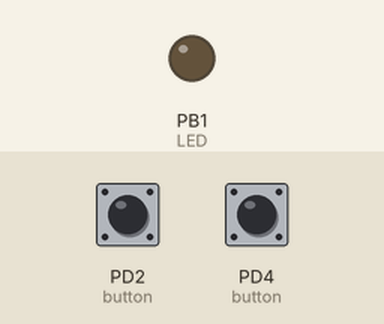
Simulated run of this program. Board: ATmega328P, built with avr-gcc and emulated at 16 MHz. Shown: output pins drawn as LEDs (lit = HIGH). Dashed ring = blinking. The inputs (shaded band) are chosen by the test bench; at power-on: PD4 (button) HIGH, PD2 (button) HIGH.

Above: at 1.2 s.
1.3 s: PD4 (button) pulled LOW for 0.15 s
At 3.2 s:
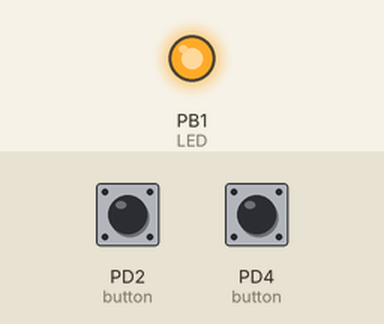
3.5 s: PD2 (button) pulled LOW for 0.15 s
At 4.8 s:
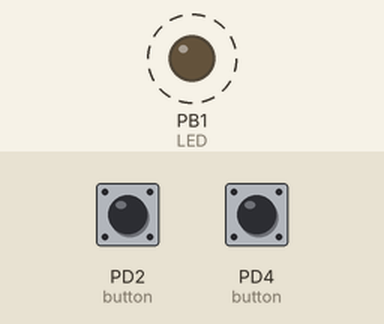
6.6 s: PD4 (button) pulled LOW for 1 s
At 8.2 s:
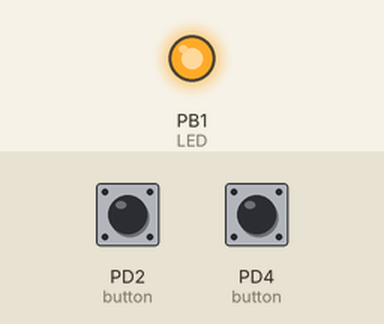
9.1 s: PD4 (button) pulled LOW for 3.2 s
At 11.7 s:
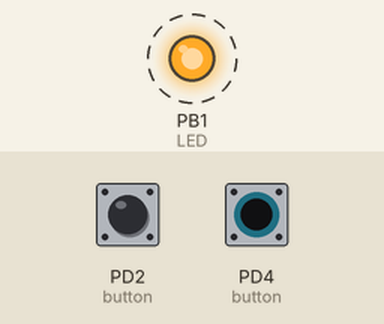
Timing chart, 0 to 15.5 s (numbered marks = the images above; inputs shaded):
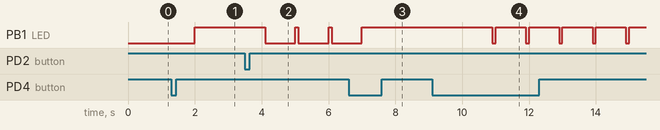

The program:

main.c
```c
#include <avr/io.h>
#include <util/delay.h>

int main() {
    uint8_t cycle = 10; // duty cycle de 10%
    uint8_t Button = 1;
    uint8_t Button2 = 1;

    DDRB |= (1 << PB1); // LED en sortie

    DDRD &= ~(1 << PD2); // on force le pin PD2 a 0
    PORTD |= (1 << PD2); //Activation de la pull-up
    DDRD &= ~(1 << PD4); // on force le pin PD4 a 0
    PORTD |= (1 << PD4); //Activation de la pull-up

    TCCR1A |= (1 << WGM11 | 1 << COM1A1); // Fast PWM mode)
    TCCR1B |= (1 << WGM13 | 1 << WGM12) | (1 << CS12); // Fast PWM mode et prescaler de 256

    ICR1 = F_CPU / 256UL - 1; // compare match pour une frequence de 1Hz
    OCR1A = (ICR1 * cycle) / 100; // duty cycle de 10%

    while (1) {
        uint8_t now = (PIND & (1 << PD2) ? 1 : 0);
        uint8_t now2 = (PIND & (1 << PD4) ? 1 : 0);

        if (Button == 1 && now == 0) {
            _delay_ms(20); // Debounce delay
            if (!(PIND & (1 <<PD2))) { // Check if button is still pressed
                cycle += 10;
                if (cycle > 100)
                    cycle = 10; // Reset to 10% if it goes above 100%
                OCR1A = ((uint32_t)ICR1 * cycle) / 100; // Update duty cycle
            }
        }
        if (Button2 == 1 && now2 == 0) {
            _delay_ms(20); // Debounce delay
            if (!(PIND & (1 << PD4))) { // Check if button is still pressed
                cycle -= 10;
                if (cycle < 10)
                    cycle = 100; // Reset to 100% if it goes below 10%
                OCR1A = ((uint32_t)ICR1 * cycle) / 100; // Update duty cycle
            }
        }
        Button = now;
        Button2 = now2;
    }
}
```

Measured:
- after the input at 1.3 s, PB1 (LED): LOW → HIGH after 0.70 s
- after the input at 3.5 s, PB1 (LED): alternates HIGH for 0.10 s and LOW for 0.90 s, starting after 0.60 s
- after the input at 6.6 s, PB1 (LED): goes on until 7.0 s, then stays HIGH
- after the input at 9.1 s, PB1 (LED): alternates HIGH for 0.90 s and LOW for 0.10 s, starting after 1.8 s
